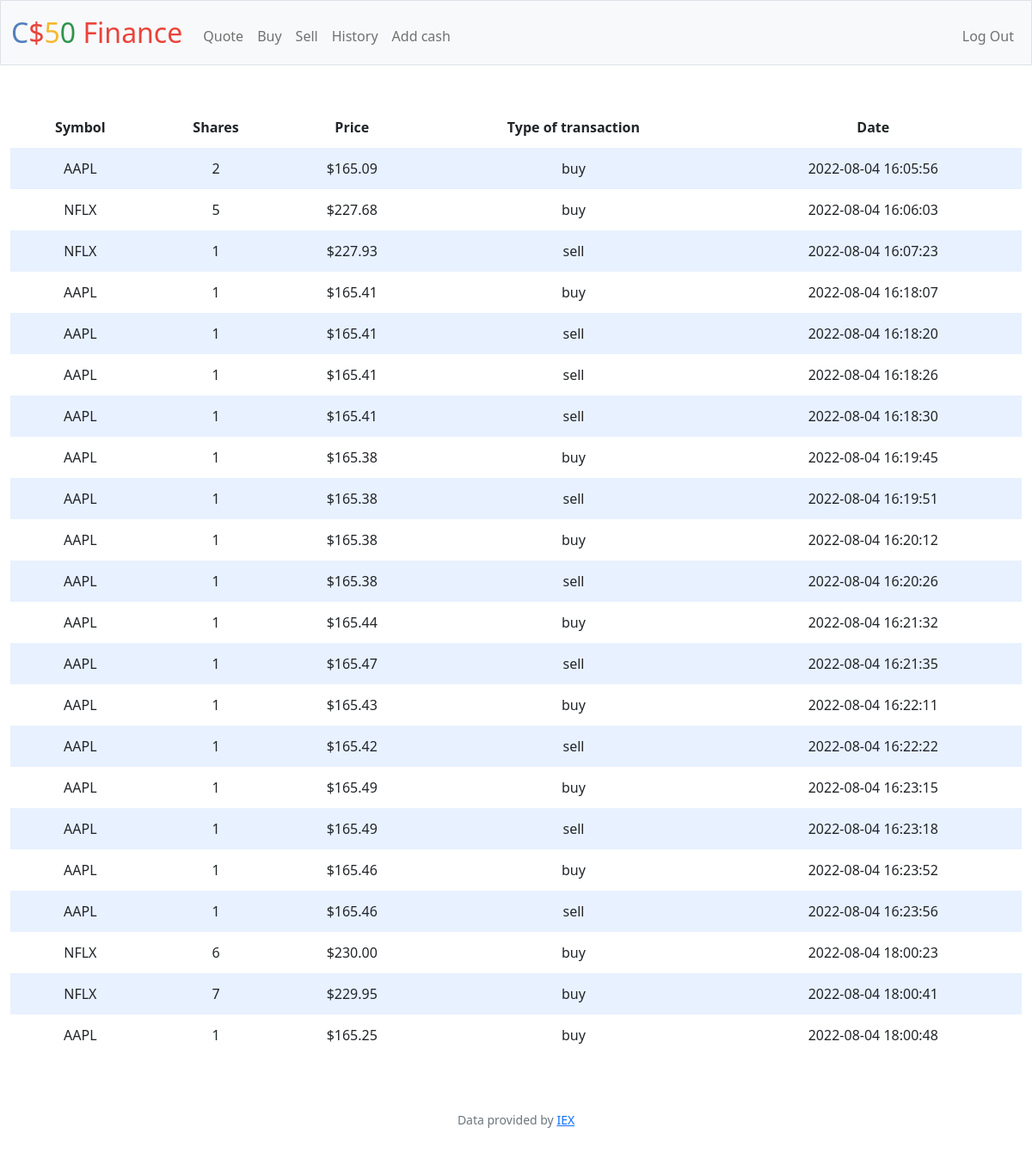
The app's page /history (signed in) with its own data.
### tables this page shows
CREATE TABLE history (user_id INTEGER NOT NULL, symbol TEXT NOT NULL, price REAL NOT NULL, shares INTEGER NOT NULL, date TEXT NOT NULL, type TEXT NOT NULL, FOREIGN KEY(user_id) REFERENCES users(id));

### app.py (the view)
@app.route("/history")
@login_required
def history():
    stocks = db.execute("SELECT * FROM history WHERE user_id = ?", session["user_id"])
    return render_template("history.html", stocks=stocks)

### app.py (called while the page is built)
@app.after_request
def after_request(response):
    response.headers["Cache-Control"] = "no-cache, no-store, must-revalidate"
    response.headers["Expires"] = 0
    response.headers["Pragma"] = "no-cache"
    return response

### helpers.py (called while the page is built)
def login_required(f):
    @wraps(f)
    def decorated_function(*args, **kwargs):
        print(session.get("user_id"))
        if session.get("user_id") is None:
            return redirect("/login")
        return f(*args, **kwargs)
    return decorated_function

def usd(value):
    return f"${value:,.2f}"

### templates/history.html (shortened to what this page needs)
{% extends "layout.html" %}
{% block main %}
<table>
    <thead>
        <tr>
            <th>Symbol</th>
            <th>Shares</th>
            <th>Price</th>
            <th>Type of transaction</th>
            <th>Date</th>
        </tr>
    </thead>
    <tbody>
        {% for stock in stocks %}
            <tr>
                <td>{{ stock["symbol"] }}</td>
                <td>{{ stock["shares"] }}</td>
                <td>{{ stock["price"] | usd }}</td>
                <td>{{ stock["type"] }}</td>
                <td>{{ stock["date"] }}</td>
            </tr>
        {% endfor %}
    </tbody>
</table>
{% endblock %}

### templates/layout.html (shortened to what this page needs)
<!DOCTYPE html>
<html lang="en">
    <head>
        <link href="https://cdn.jsdelivr.net/npm/bootstrap@5.1.3/dist/css/bootstrap.min.css" rel="stylesheet">
        <link href="/static/styles.css" rel="stylesheet">
    </head>
    <body>
        <nav class="bg-light border navbar navbar-expand-md navbar-light">
            <div class="container-fluid">
                <a class="navbar-brand" href="/"><span class="blue">C</span><span class="red">$</span><span class="yellow">5</span><span class="green">0</span> <span class="red">Finance</span></a>
                <div class="collapse navbar-collapse" id="navbar">
                    {% if session["user_id"] %}
                        <ul class="navbar-nav me-auto mt-2">
                            <li class="nav-item"><a class="nav-link" href="/quote">Quote</a></li>
                            <li class="nav-item"><a class="nav-link" href="/buy">Buy</a></li>
                            <li class="nav-item"><a class="nav-link" href="/sell">Sell</a></li>
                            <li class="nav-item"><a class="nav-link" href="/history">History</a></li>
                            <li class="nav-item"><a class="nav-link" href="/addcash">Add cash</a></li>
                        </ul>
                        <ul class="navbar-nav ms-auto mt-2">
                            <li class="nav-item"><a class="nav-link" href="/logout">Log Out</a></li>
                        </ul>
                    {% else %}
                        <ul class="navbar-nav ms-auto mt-2">
                            <li class="nav-item"><a class="nav-link" href="/register">Register</a></li>
                            <li class="nav-item"><a class="nav-link" href="/login">Log In</a></li>
                            <li class="nav-item"><a class="nav-link" href="/passchange">Change password</a></li>
                        </ul>
                    {% endif %}
                </div>
            </div>
        </nav>
        <main class="container-fluid py-5 text-center">
            {% block main %}{% endblock %}
        </main>
        <footer class="mb-5 small text-center text-muted">
            Data provided by <a href="https://iexcloud.io/">IEX</a>
        </footer>
    </body>
</html>

### static/styles.css (style rules this page uses)
nav .navbar-brand { font-size: xx-large; }
nav .navbar-brand .blue { color: #537fbe; }
nav .navbar-brand .red { color: #ea433b; }
nav .navbar-brand .yellow { color: #f5b82e; }
nav .navbar-brand .green { color: #2e944b; }
table { background-color: transparent; margin-bottom: 1rem; width: 100%; }
table th, table td { padding: 0.75rem; vertical-align: middle; }
tbody tr:nth-of-type(odd) { background-color: rgb(179, 208, 255, 0.3) }

### records on screen
history: symbol "AAPL", shares "2", price "$165.09", type "buy", date "2022-08-04 16:05:56"
history: symbol "NFLX", shares "5", price "$227.68", type "buy", date "2022-08-04 16:06:03"
history: symbol "NFLX", shares "1", price "$227.93", type "sell", date "2022-08-04 16:07:23"
history: symbol "AAPL", shares "1", price "$165.41", type "buy", date "2022-08-04 16:18:07"
history: symbol "AAPL", shares "1", price "$165.41", type "sell", date "2022-08-04 16:18:20"
history: symbol "AAPL", shares "1", price "$165.41", type "sell", date "2022-08-04 16:18:26"
history: symbol "AAPL", shares "1", price "$165.41", type "sell", date "2022-08-04 16:18:30"
history: symbol "AAPL", shares "1", price "$165.38", type "buy", date "2022-08-04 16:19:45"
history: symbol "AAPL", shares "1", price "$165.38", type "sell", date "2022-08-04 16:19:51"
history: symbol "AAPL", shares "1", price "$165.38", type "buy", date "2022-08-04 16:20:12"
history: symbol "AAPL", shares "1", price "$165.38", type "sell", date "2022-08-04 16:20:26"
history: symbol "AAPL", shares "1", price "$165.44", type "buy", date "2022-08-04 16:21:32"
history: symbol "AAPL", shares "1", price "$165.47", type "sell", date "2022-08-04 16:21:35"
history: symbol "AAPL", shares "1", price "$165.43", type "buy", date "2022-08-04 16:22:11"
history: symbol "AAPL", shares "1", price "$165.42", type "sell", date "2022-08-04 16:22:22"
history: symbol "AAPL", shares "1", price "$165.49", type "buy", date "2022-08-04 16:23:15"
history: symbol "AAPL", shares "1", price "$165.49", type "sell", date "2022-08-04 16:23:18"
history: symbol "AAPL", shares "1", price "$165.46", type "buy", date "2022-08-04 16:23:52"
history: symbol "AAPL", shares "1", price "$165.46", type "sell", date "2022-08-04 16:23:56"
history: symbol "NFLX", shares "6", price "$230.00", type "buy", date "2022-08-04 18:00:23"
history: symbol "NFLX", shares "7", price "$229.95", type "buy", date "2022-08-04 18:00:41"
history: symbol "AAPL", shares "1", price "$165.25", type "buy", date "2022-08-04 18:00:48"
